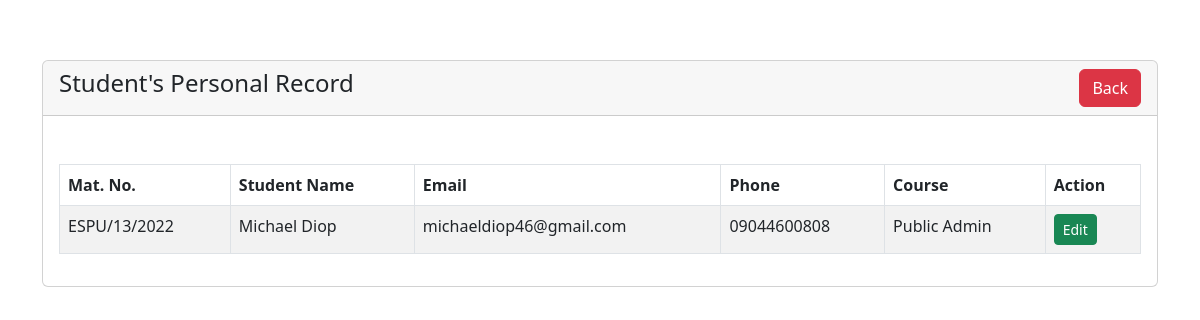
The page /student-view.php?id=19 on the database its author committed.
### tables this page shows
CREATE TABLE `students` (
  `id` int(11) NOT NULL,
  `matno` varchar(255) NOT NULL,
  `name` varchar(255) NOT NULL,
  `email` varchar(255) NOT NULL,
  `phone` varchar(255) NOT NULL,
  `course` varchar(255) NOT NULL
);

### student-view.php (the view, shortened to what this page needs)
<?php
require('dbh.php');
?>
<!DOCTYPE html>
<html lang="en">
<head>
  <link rel="stylesheet" type="text/css" href="css/bootstrap.min.css">
    <link rel="stylesheet" type="text/css" href="css/style.css">
</head>
<body>
<div class="container">
    <div class="row">
        <div class="col-md-12">
            <div class="card">
            <div class="card-header">
                <h4>Student's Personal Record
                    <a href="index.php" class="btn btn-danger float-end">Back</a>
</h4>
            </div>
            <div class="card-body">
            <?php
    if(isset($_GET['id'])){
$id = mysqli_real_escape_string($connection, $_GET['id']);
$sql = "SELECT * FROM students WHERE id='$id'";
$query = mysqli_query($connection, $sql);
$row = mysqli_num_rows($query);
if($row>0){
    $fetch = mysqli_fetch_array($query);
    ?>
</div>
                <div class="card-body">
<table class="table table-bordered table-striped">
    <thead>
        <tr>
            <th>Mat. No.</th>
            <th>Student Name</th>
            <th>Email</th>
            <th>Phone</th>
            <th>Course</th>
            <th>Action</th>
        </tr>
    </thead>
    <tbody>
<tr>
<td><?= $fetch['matno'] ?></td>
<td><?= $fetch['name'] ?></td>
<td><?= $fetch['email'] ?></td>
<td><?= $fetch['phone'] ?></td>
<td><?= $fetch['course'] ?></td>
<td>
    <a href="student-edit.php?id=<?= $fetch['id'] ?>" class="btn btn-success btn-sm">Edit</a>
</td>
</tr>
<?php
    }
}
else {
    echo "<h5> No Student Record Found </h5>";
}
?>
    </tbody>
</table>
                </div>
            </div>
        </div>
    </div>
</div>
</body>
</html>

### css/style.css (style rules this page uses)
body { padding-top: 5%; background-image: url("../img/voter.png"); background-repeat: no-repeat; background-size: cover; }

### rows shown on the page
students: matno "ESPU/13/2022", name "Michael Diop", email "michaeldiop46@gmail.com", phone "09044600808", course "Public Admin"
